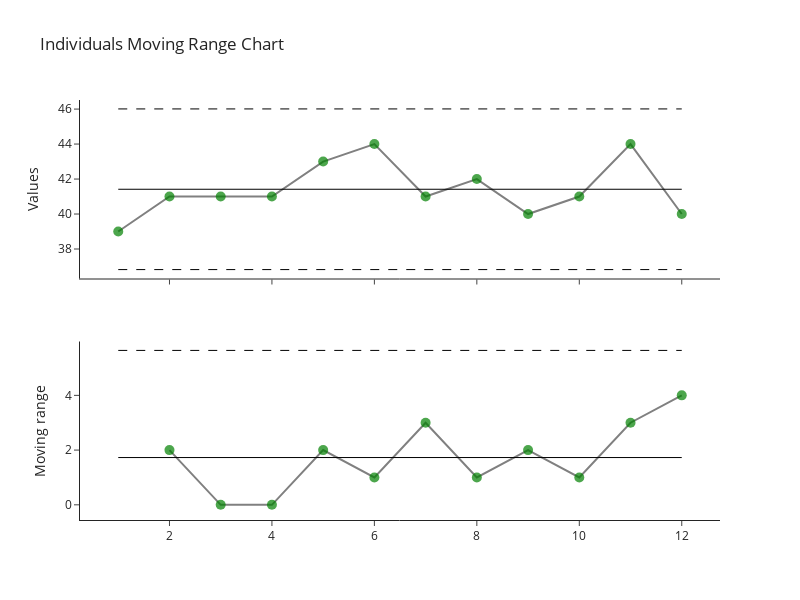

This figure's notebook cell:
### Markdown cell above
## The chart can be plotted with the data used to calculate the limits

### Code cell
chart.plot()

### Figure 1 — Plotly figure (JSON) as saved in the notebook; plotly's stock layout.template omitted (floating-point values rounded to 4 significant figures)
{"data": [{"customdata": [["A", "Values: 39"], ["B", "Values: 41"], ["C", "Values: 41"], ["D", "Values: 41"], ["E", "Values: 43"], ["F", "Values: 44"], ["G", "Values: 41"], ["H", "Values: 42"], ["I", "Values: 40"], ["J", "Values: 41"], ["K", "Values: 44"], ["L", "Values: 40"]], "hovertemplate": "<b>%{customdata[0]}</b><br>%{customdata[1]}", "line": {"color": "gray"}, "marker": {"color": ["green", "green", "green", "green", "green", "green", "green", "green", "green", "green", "green", "green"], "opacity": 0.7, "size": 10}, "mode": "markers+lines", "name": "", "showlegend": false, "type": "scatter", "x": [1, 2, 3, 4, 5, 6, 7, 8, 9, 10, 11, 12], "xaxis": "x", "y": [39, 41, 41, 41, 43, 44, 41, 42, 40, 41, 44, 40], "yaxis": "y"}, {"customdata": [36.82, 36.82], "hovertemplate": "<b>%{customdata}", "line": {"color": "black", "dash": "dash", "width": 1}, "mode": "lines", "name": "", "type": "scatter", "x": [1, 12], "xaxis": "x", "y": [36.82, 36.82], "yaxis": "y"}, {"customdata": [46.01, 46.01], "hovertemplate": "<b>%{customdata}", "line": {"color": "black", "dash": "dash", "width": 1}, "mode": "lines", "name": "", "type": "scatter", "x": [1, 12], "xaxis": "x", "y": [46.01, 46.01], "yaxis": "y"}, {"customdata": [41.42, 41.42], "hovertemplate": "<b>%{customdata}", "line": {"color": "black", "width": 1}, "mode": "lines", "name": "", "type": "scatter", "x": [1, 12], "xaxis": "x", "y": [41.42, 41.42], "yaxis": "y"}, {"customdata": [["A", "Moving range: nan"], ["B", "Moving range: 2.0"], ["C", "Moving range: 0.0"], ["D", "Moving range: 0.0"], ["E", "Moving range: 2.0"], ["F", "Moving range: 1.0"], ["G", "Moving range: 3.0"], ["H", "Moving range: 1.0"], ["I", "Moving range: 2.0"], ["J", "Moving range: 1.0"], ["K", "Moving range: 3.0"], ["L", "Moving range: 4.0"]], "hovertemplate": "<b>%{customdata[0]}</b><br>%{customdata[1]}", "line": {"color": "gray"}, "marker": {"color": ["green", "green", "green", "green", "green", "green", "green", "green", "green", "green", "green", "green"], "opacity": 0.7, "size": 10}, "mode": "markers+lines", "name": "", "showlegend": false, "type": "scatter", "x": [1, 2, 3, 4, 5, 6, 7, 8, 9, 10, 11, 12], "xaxis": "x2", "y": [null, 2, 0, 0, 2, 1, 3, 1, 2, 1, 3, 4], "yaxis": "y2"}, {"customdata": [5.642, 5.642], "hovertemplate": "<b>%{customdata}", "line": {"color": "black", "dash": "dash", "width": 1}, "mode": "lines", "name": "", "type": "scatter", "x": [1, 12], "xaxis": "x2", "y": [5.642, 5.642], "yaxis": "y2"}, {"customdata": [1.727, 1.727], "hovertemplate": "<b>%{customdata}", "line": {"color": "black", "width": 1}, "mode": "lines", "name": "", "type": "scatter", "x": [1, 12], "xaxis": "x2", "y": [1.727, 1.727], "yaxis": "y2"}], "layout": {"height": 600, "showlegend": false, "title": {"text": "Individuals Moving Range Chart"}, "width": 800, "xaxis": {"anchor": "y", "domain": [0, 1], "matches": "x2", "showgrid": false, "showticklabels": false}, "xaxis2": {"anchor": "y2", "domain": [0, 1]}, "yaxis": {"anchor": "x", "domain": [0.575, 1], "showgrid": false, "title": {"text": "Values"}}, "yaxis2": {"anchor": "x2", "domain": [0, 0.425], "showgrid": false, "title": {"text": "Moving range"}}}}
